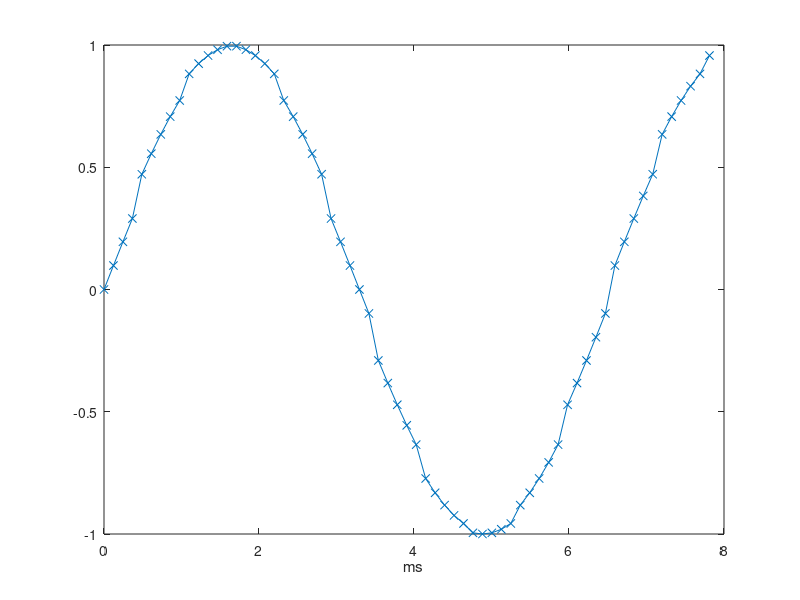

MATLAB code to generate this figure:
pat = [0 0 0 1];
len = 1600;
M = 12;
A = 11;
PHSTEP = 64;

%% initialization
pulse_in = repmat(pat, 1, len);

phase_in = pulse_in;
for i=2:length(phase_in)
    phase_in(i) = mod(phase_in(i-1) + pulse_in(i), PHSTEP);
end

plot(phase_in)
f = 2^7;    % nominal frequency
fs = f*PHSTEP;  % sampling frequency

phase = filter(1, [1 -1], repmat([0 0 0 0 1], 1, 13));

w = 2*pi*f;
t = 0:1/fs:1/f;
y = sin(w*t+phase/PHSTEP*2*pi);
plot(1000*t, y, '-x');
xlabel('ms');


